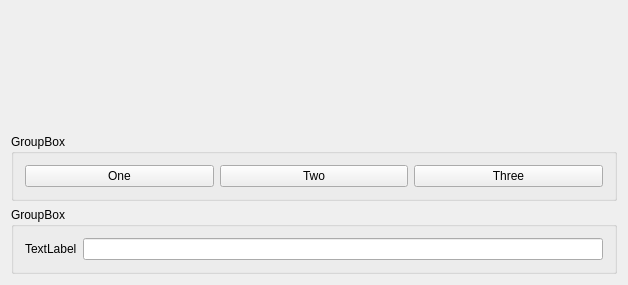
<?xml version="1.0" encoding="UTF-8"?>
<ui version="4.0">
 <class>Widget</class>
 <widget class="QWidget" name="Widget">
  <property name="geometry">
   <rect>
    <x>0</x>
    <y>0</y>
    <width>628</width>
    <height>285</height>
   </rect>
  </property>
  <property name="sizePolicy">
   <sizepolicy hsizetype="Preferred" vsizetype="Preferred">
    <horstretch>0</horstretch>
    <verstretch>0</verstretch>
   </sizepolicy>
  </property>
  <property name="windowTitle">
   <string>Widget</string>
  </property>
  <layout class="QVBoxLayout" name="verticalLayout">
   <item>
    <spacer name="verticalSpacer">
     <property name="orientation">
      <enum>Qt::Vertical</enum>
     </property>
     <property name="sizeHint" stdset="0">
      <size>
       <width>20</width>
       <height>144</height>
      </size>
     </property>
    </spacer>
   </item>
   <item>
    <widget class="QGroupBox" name="groupBox_2">
     <property name="title">
      <string>GroupBox</string>
     </property>
     <layout class="QHBoxLayout" name="horizontalLayout_2">
      <item>
       <widget class="QPushButton" name="oneButton">
        <property name="text">
         <string>One</string>
        </property>
       </widget>
      </item>
      <item>
       <widget class="QPushButton" name="twoButton">
        <property name="text">
         <string>Two</string>
        </property>
       </widget>
      </item>
      <item>
       <widget class="QPushButton" name="threButton">
        <property name="text">
         <string>Three</string>
        </property>
       </widget>
      </item>
     </layout>
    </widget>
   </item>
   <item>
    <widget class="QGroupBox" name="groupBox">
     <property name="title">
      <string>GroupBox</string>
     </property>
     <layout class="QHBoxLayout" name="horizontalLayout">
      <item>
       <widget class="QLabel" name="label">
        <property name="text">
         <string>TextLabel</string>
        </property>
       </widget>
      </item>
      <item>
       <widget class="QLineEdit" name="lineEdit">
        <property name="sizePolicy">
         <sizepolicy hsizetype="Expanding" vsizetype="Expanding">
          <horstretch>0</horstretch>
          <verstretch>0</verstretch>
         </sizepolicy>
        </property>
       </widget>
      </item>
     </layout>
    </widget>
   </item>
  </layout>
 </widget>
 <layoutdefault spacing="6" margin="11"/>
 <resources/>
 <connections/>
</ui>
